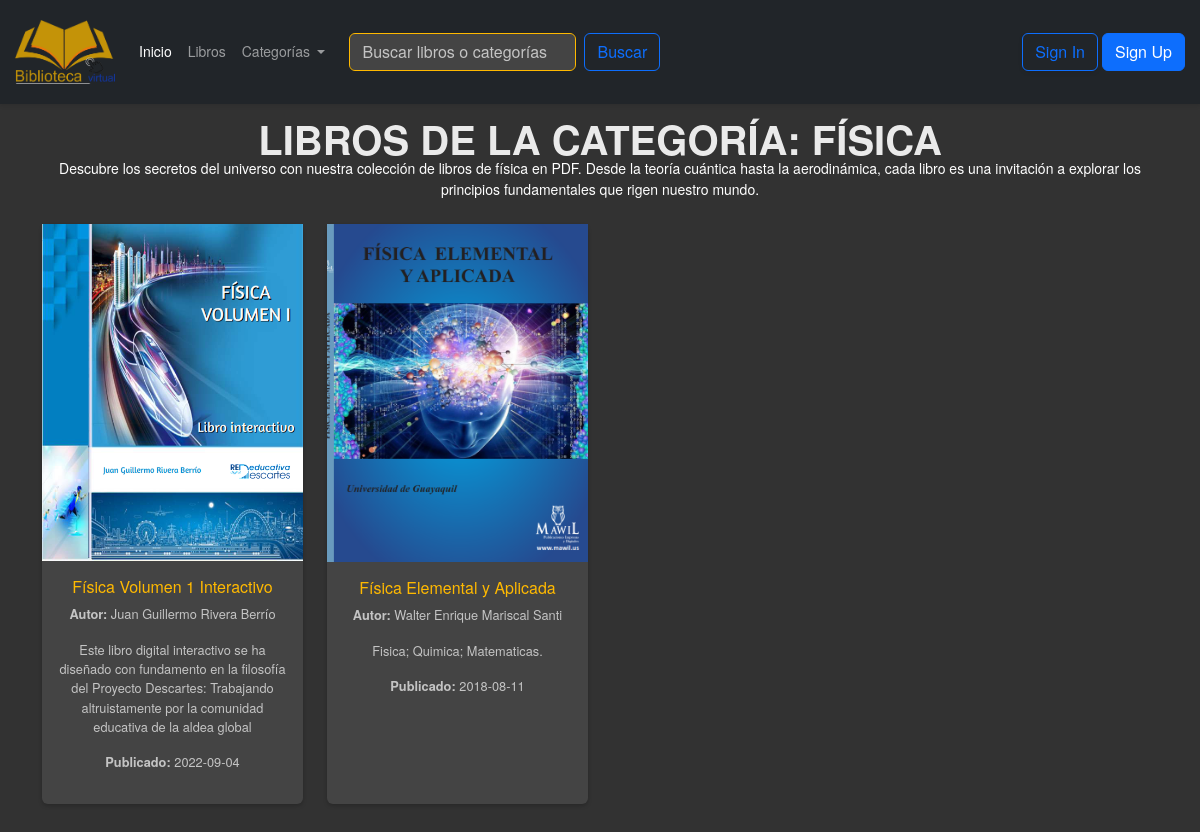
The app's page /categoria/1, older data.
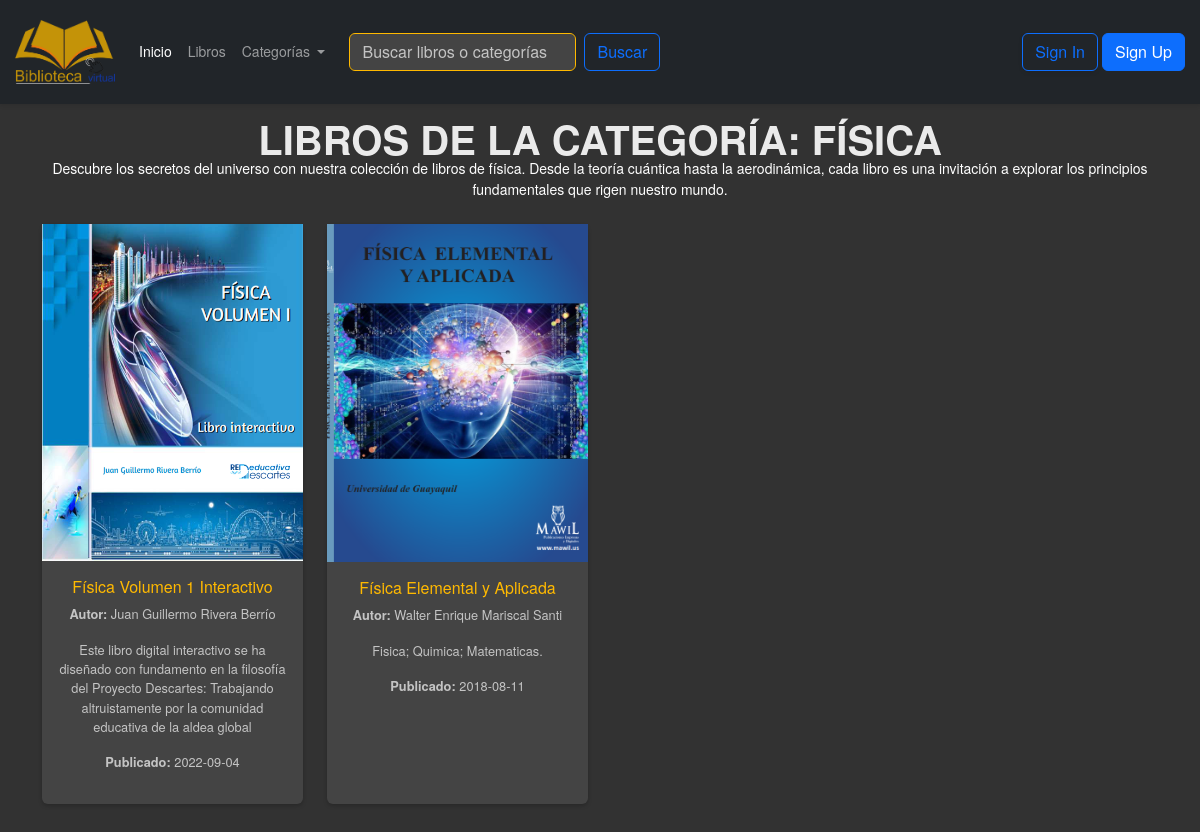
The same page, newer data.
### tables this page shows
CREATE TABLE categorias (
        id_categoria INTEGER PRIMARY KEY AUTOINCREMENT,
        nombre TEXT UNIQUE NOT NULL,
        descripcion TEXT
        );

### blueprints/index/__init__.py (the view)
@index_bp.route("/categoria/<int:categoria_id>")
def libros_por_categoria(categoria_id):
    libros = query_db("""
        SELECT
            libros.titulo,
            autores.nombre || ' ' || autores.apellido AS autor,
            libros.descripcion,
            libros.archivo,  -- Ruta del PDF
            libros.imagen,   -- Ruta de la imagen
            libros.fecha_publicacion
        FROM libros
        JOIN autores ON libros.id_autor = autores.id_autor
        WHERE libros.id_categoria = ?
    """, (categoria_id,))
    categoria = query_db("""
        SELECT nombre, descripcion
        FROM categorias
        WHERE id_categoria = ?
    """, (categoria_id,), one=True)
    return render_template("cat_libros.html", libros=libros, categoria=categoria)

### blueprints/index/__init__.py (called while the page is built)
def query_db(query, args=(), one=False):
    conn = sqlite3.connect('biblioteca.db')
    cursor = conn.cursor()
    cursor.execute(query, args)
    rv = cursor.fetchall()
    conn.close()
    return (rv[0] if rv else None) if one else rv

@index_bp.app_context_processor
def inject_categories():
    categorias = query_db("""
        SELECT
            id_categoria,
            nombre
        FROM categorias
    """)
    return {'categorias_navbar': categorias}

### blueprints/index/templates/cat_libros.html (shortened to what this page needs)
{% extends 'base.html' %}
{% block content %}
<section class="related-secction section section">
    <div class="container">
      <h2 class="section-title text-center">LIBROS DE LA CATEGORÍA: {{ categoria[0] }}</h2>
      <div id="letas1" class="text-center mb-4">{{ categoria[1] }}</div>
      <div class="row">
        {% for libro in libros %}
        <div class="col-6 col-lg-3 mb-5">
          <div class="card text-center">
            <a href="{{ url_for('index.mostrar_libro', libro_id=loop.index) }}">
              <img class="img-fluid" src="{{ url_for('static', filename='img/librosimg/' + libro[4]) }}" alt="Imagen del libro">
            </a>
            <div class="card-body">
              <h5 class="card-title">{{ libro[0] }}</h5>
              <p class="card-autor"><strong>Autor:</strong> {{ libro[1] }}</p>
              <p class="card-descripcion">{{ libro[2] }}</p>
              <p class="card-fecha"><strong>Publicado:</strong> {{ libro[5] }}</p>
            </div>
          </div>
        </div>
        {% else %}
        <div class="col-12 text-center">
          <p>No hay libros disponibles en esta categoría.</p>
        </div>
        {% endfor %}
      </div>
    </div>
  </section>
  {% endblock %}

Row changes from the older to the newer data that the page shows:
changed categorias "FÍSICA": descripcion "…colección de libros de física en PDF. Desde la teoría cuántica…" → "…colección de libros de física. Desde la teoría cuántica…"
